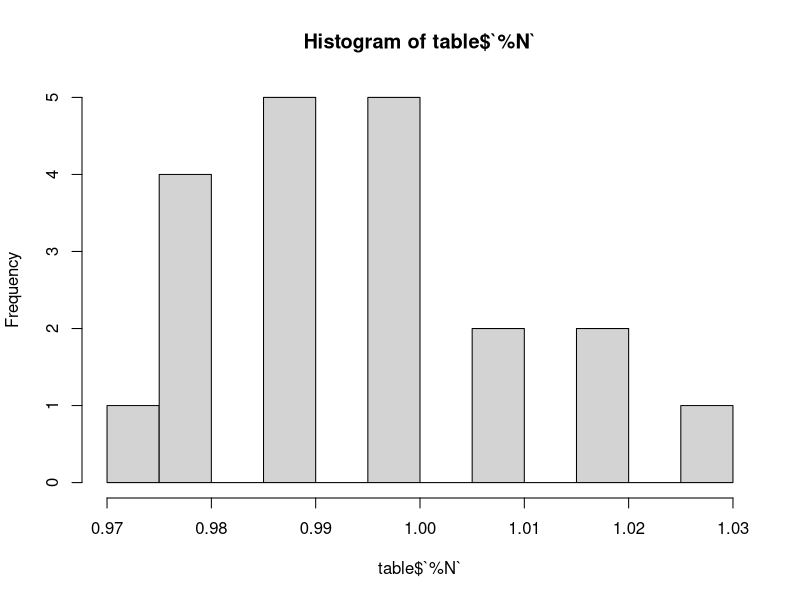
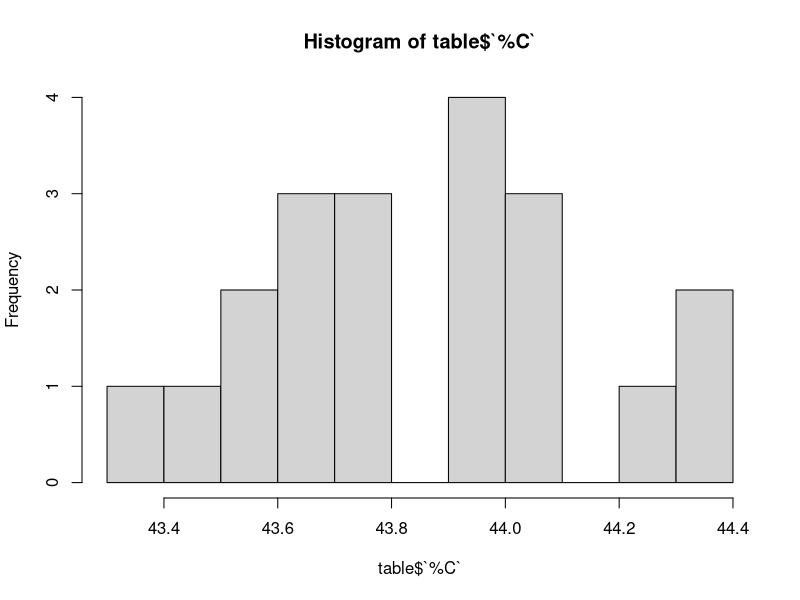
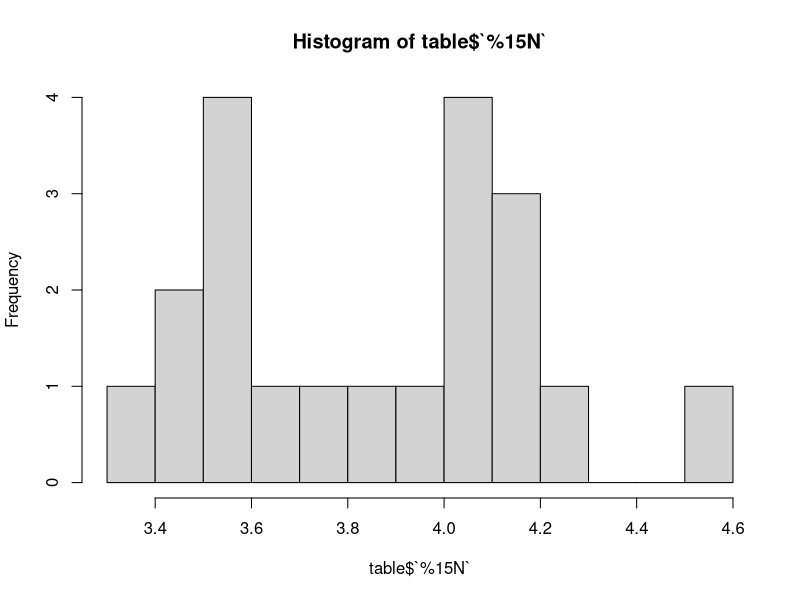
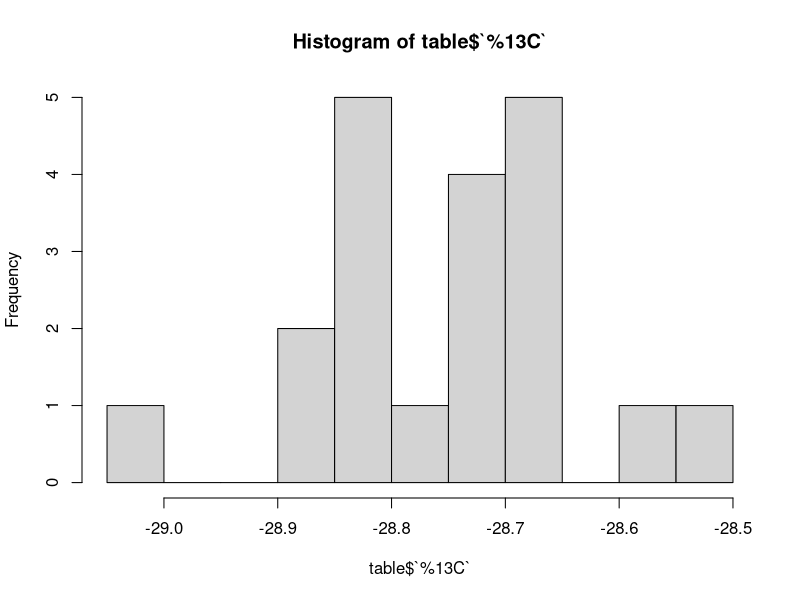
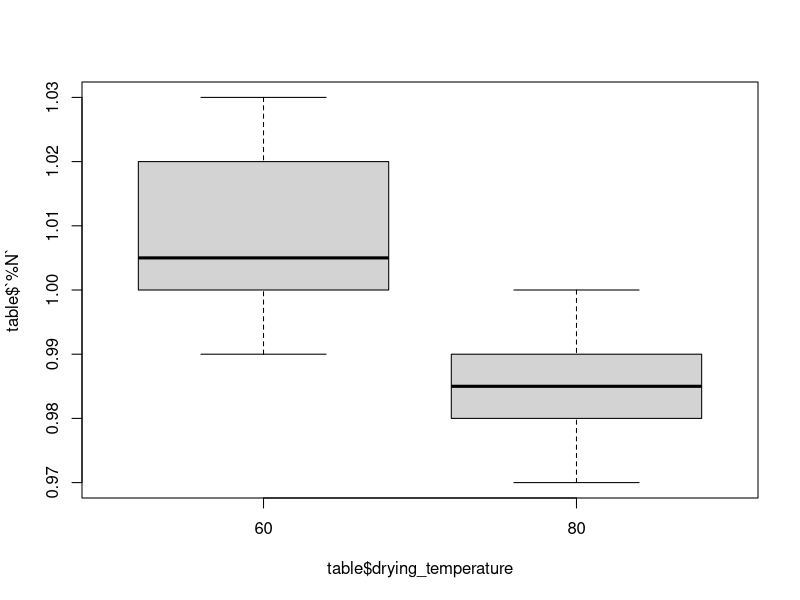
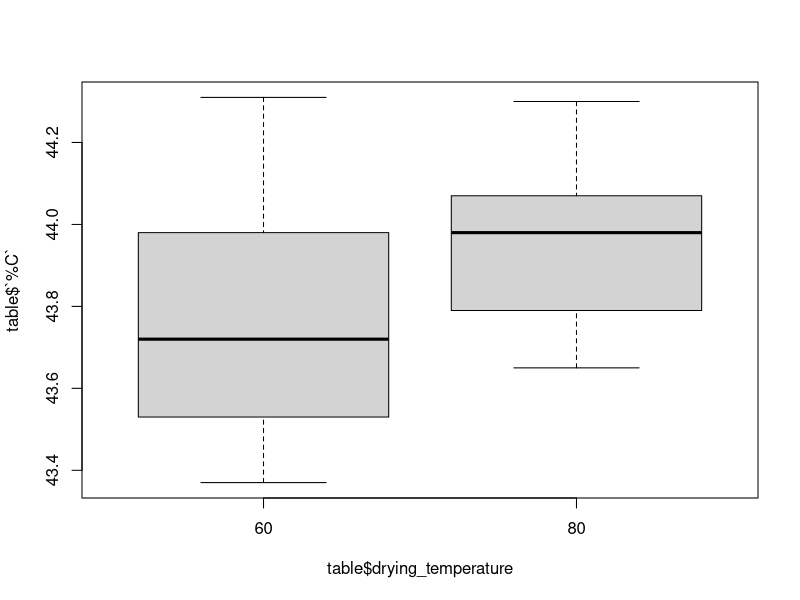
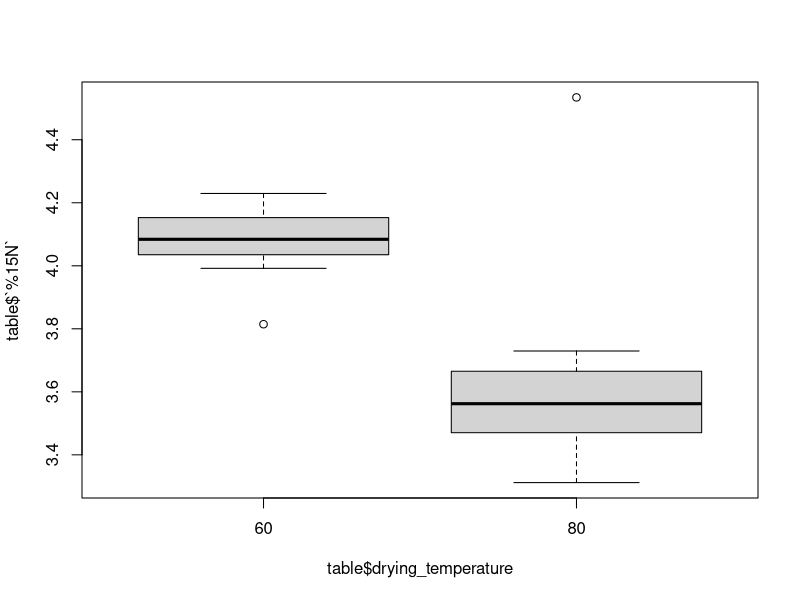
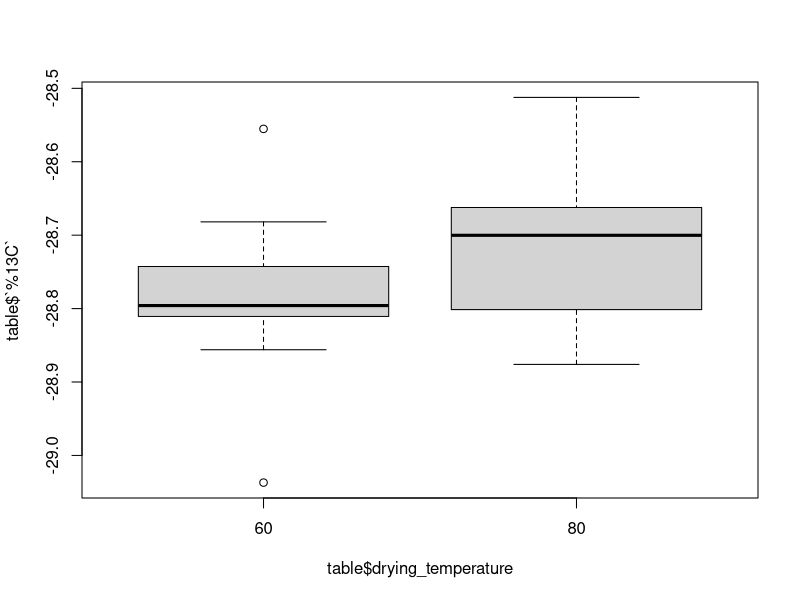

Recreate these plots in R, in order.
### How heterogeneous is a sample of dried horse 
### dung in terms of C and N content ?
### Does C and N content vary with drying temperature ?
### 

setwd("C:/Users/Samuel/Documents/7. Doctorat/3. Data/0. Chemical composition/0. Samples/0_appendix/0_test_protocole/1_test_protocole_CHN")
table= read.csv("20210211_CHN_test_heterogeneity_1.csv", sep=";")
colnames(table) = c("sample",	"drying_temperature",	
                    "drying_duration",	"autoclaving",	
                    "%N",	"%C",	"%15N",	"%13C")


##### Generalities ##### 
str(table)
hist(table$`%N`, breaks=10)
hist(table$`%C`, breaks=10)
hist(table$`%15N`, breaks=10)
hist(table$`%13C`, breaks=10)

##### Normality and homoscedasticity ##### 

shapiro.test(table$`%N`) #We can assume normality
shapiro.test(table$`%C`) #We can assume normality
shapiro.test(table$`%15N`) #We can assume normality
shapiro.test(table$`%13C`) #We can assume normality

var.test(table$`%N`~table$drying_temperature) #We can assume homoscedasticity
var.test(table$`%C`~table$drying_temperature) #We can assume homoscedasticity
var.test(table$`%15N`~table$drying_temperature) #We can NOT assume homoscedasticity
var.test(table$`%13C`~table$drying_temperature) #We can assume homoscedasticity

##### Comparison tests ##### 

t.test(table$`%N`~table$drying_temperature) # There is a significant difference
t.test(table$`%C`~table$drying_temperature) # There is NO significant difference
wilcox.test(table$`%15N`~table$drying_temperature) # There is a significant difference
t.test(table$`%13C`~table$drying_temperature) # There is NO significant difference

##### Visual exploration ##### 

boxplot(table$`%N`~table$drying_temperature) #We can assume homoscedasticity
boxplot(table$`%C`~table$drying_temperature) #We can assume homoscedasticity
boxplot(table$`%15N`~table$drying_temperature) #We can NOT assume homoscedasticity
boxplot(table$`%13C`~table$drying_temperature) #We can assume homoscedasticity








